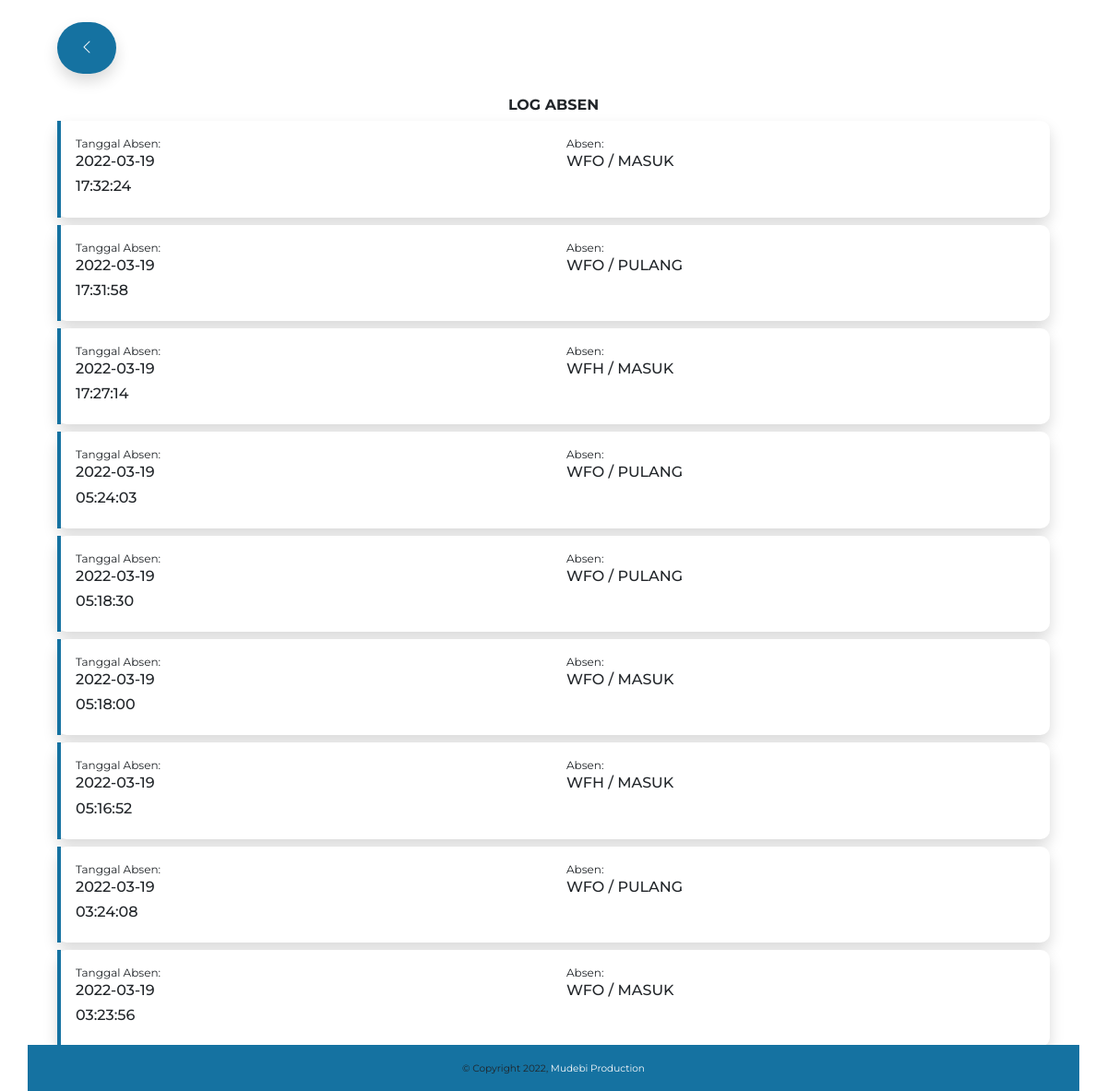
The page /pegawai/log-absen.php (signed in) on the database its author committed.
### tables this page shows
CREATE TABLE `absen` (
  `id` int(11) NOT NULL,
  `nip` varchar(10) NOT NULL,
  `tanggal` date NOT NULL,
  `jenis_absen` enum('1','2') NOT NULL,
  `absen` enum('1','2') NOT NULL,
  `jam` time NOT NULL
);

### pegawai/log-absen.php (the view)
<?php
include '../layout/header.php';
?>
<div class="container mt-4 mb-3">
   <div class="row mx-2">
      <a href="dashboard.php">
         <button class="btn btn-info shadow rounded-pill px-4 py-3 text-light fw-bold">
            <label style="font-size: 16px;" for=""><i class="bi bi-chevron-left"></i></label>
         </button>
      </a>
   </div>
   <div class="row mx-2 mb-4 py-3">
      <div class="col mt-2">
         <h6 class="fw-bold text-center">LOG ABSEN</h6>
         <?php
         $query_log = mysqli_query($koneksi, "SELECT * FROM absen WHERE nip=$nip ORDER BY id DESC");
         while ($data_log = mysqli_fetch_object($query_log)) {
         ?>
            <div class="row mb-2">
               <div class="col">
                  <div class="card shadow radius-10">
                     <div class="card-body border-4 border-start border-info">
                        <div class="row">
                           <div class="col">
                              <label for="">Tanggal Absen:</label>
                              <h6><?= $data_log->tanggal; ?></h6>
                              <h6><?= $data_log->jam; ?></h6>
                           </div>
                           <div class="col">
                              <label for="">Absen:</label>
                              <h6><?= $data_log->jenis_absen == 1 ? 'WFO' : 'WFH'; ?> / <?= $data_log->absen == 1 ? 'MASUK' : 'PULANG'; ?></h6>
                           </div>
                        </div>
                     </div>
                  </div>
               </div>
            </div>
         <?php
         } ?>
      </div>
   </div>
</div>
<?php include '../layout/footer.php' ?>

### layout/header.php (shortened to what this page needs)
<?php
$nip = $_SESSION['nip'];
?>
<!doctype html>
<html lang="en">
<head>
   <link href="https://cdn.jsdelivr.net/npm/bootstrap@5.1.3/dist/css/bootstrap.min.css" rel="stylesheet">
   <link rel="stylesheet" href="https://cdn.jsdelivr.net/npm/bootstrap-icons@1.8.1/font/bootstrap-icons.css">
   <link rel="stylesheet" href="../style.css">
</head>
<body class="body-img">

### layout/footer.php (shortened to what this page needs)
<footer class="fixed-bottom">
   <div class="container bg-info py-3">
      <div class="row">
         <div class="col text-center">
            <small>&copy; Copyright 2022, <a href="https://www.instagram.com/mudebiproduction" class="text-light" style="text-decoration: none;">Mudebi Production</a></small>
         </div>
      </div>
   </div>
</footer>
</body>
</html>

### style.css (style rules this page uses)
body { font-size: 12px; font-family: "Montserrat", sans-serif; }
.body-img { background-image: url(img/background.jpg); background-size: cover; width:50px; width: 100%; }
.bg-info { background-color: #1572A1 !important; }
.btn-info { background-color: #1572A1 !important; border: 0px; }
.border-info { border-color: #1572A1 !important; }
.radius-10 { border-radius: 10px !important; }
.card { border: 0px; }

### rows shown on the page
absen: tanggal "2022-03-19", jam "17:32:24", jenis_absen "WFO", absen "MASUK"
absen: tanggal "2022-03-19", jam "17:31:58", jenis_absen "WFO", absen "PULANG"
absen: tanggal "2022-03-19", jam "17:27:14", jenis_absen "WFH", absen "MASUK"
absen: tanggal "2022-03-19", jam "05:24:03", jenis_absen "WFO", absen "PULANG"
absen: tanggal "2022-03-19", jam "05:18:30", jenis_absen "WFO", absen "PULANG"
absen: tanggal "2022-03-19", jam "05:18:00", jenis_absen "WFO", absen "MASUK"
absen: tanggal "2022-03-19", jam "05:16:52", jenis_absen "WFH", absen "MASUK"
absen: tanggal "2022-03-19", jam "03:24:08", jenis_absen "WFO", absen "PULANG"
absen: tanggal "2022-03-19", jam "03:23:56", jenis_absen "WFO", absen "MASUK"
